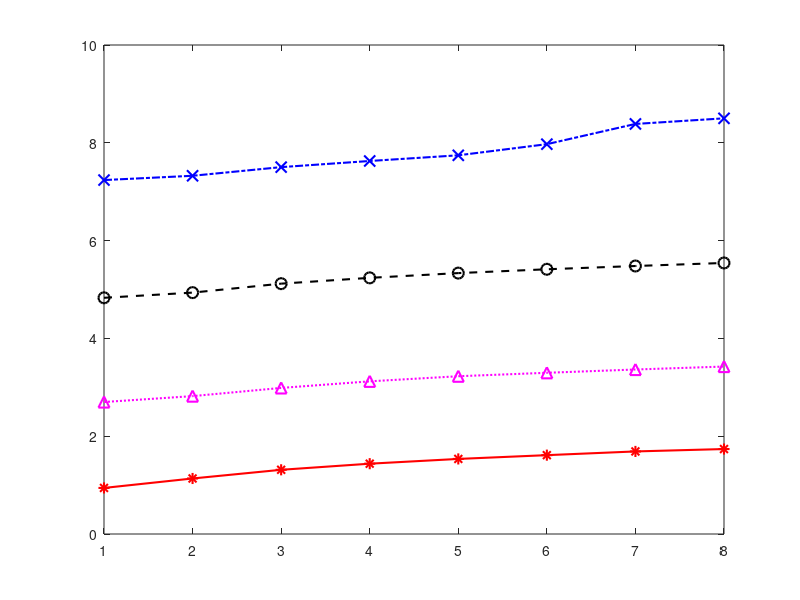

The MATLAB script that drew this image: (Note: this script raises an error after producing the figure.)
clc;
clear;

x=[1,2,3,4,5,6,7,8];
y1=[8.7491,13.6576,20.5571,27.4025,34.298,40.9713,48.8001,54.6287]

y2=[499.99,660.2848,970.873,1324.6,1684,1980.9,2311,2657 ]

y3=[6.7661*10^4, 8.6388*10^4, 1.317*10^5 ,1.7313*10^5, 2.165*10^5,2.5917*10^5,3.0237*10^5,3.49*10^5 ]

y4=[1.7297*10^7,2.1168*10^7,3.181*10^7,4.247*10^7,5.5501*10^7,9.3771*10^7,2.43*10^8,3.1644*10^8]

plot(x,log10(y1),'r-*','MarkerSize',8,'LineWidth', 1.5)
hold on;
plot(x,log10(y2),'m:^','MarkerSize',8,'LineWidth', 1.5)
hold on;

plot(x,log10(y3),'k--o','MarkerSize',8,'LineWidth', 1.5)
hold on;
plot(x,log10(y4),'b-.x','MarkerSize',8,'LineWidth', 1.5)
hold on;

h=legend('N/M=2','N/M=3','N/M=4','N/M=5',0 );
set(h,'Fontsize',9);
   set(gca, 'LineWidth', 1.5);
      set(gca,'FontName','Times New Roman','FontWeight','bold')
   
    axis([0 9 0 10]);
%      myzoom([0.21,0.6 ,0.3,0.25],[1.9,2.1,13,55])
 % xlim( [ 1,10] );    
 xlabel('M','FontName','Times New Roman','FontWeight','bold');
 ylabel('lg E(A^*)','FontName','Times New Roman','FontWeight','bold');
  export_fig inte_line.eps -painters -transparent